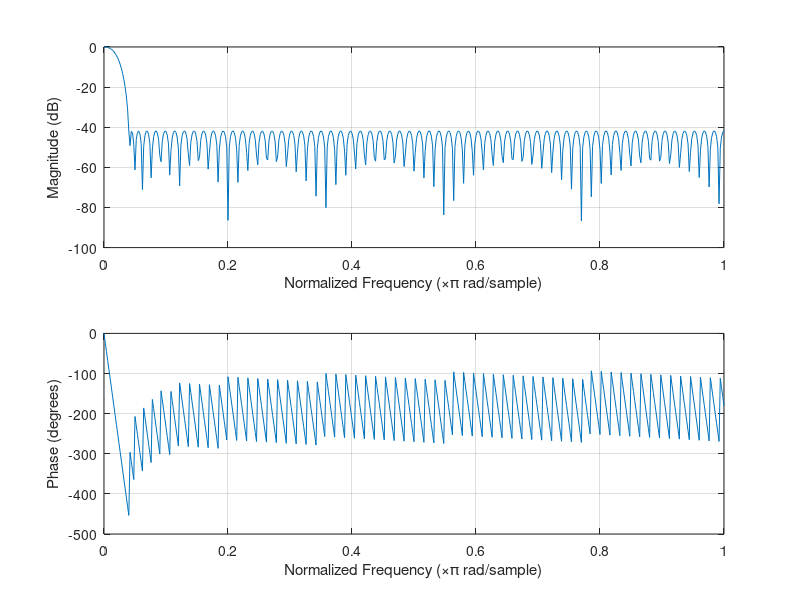
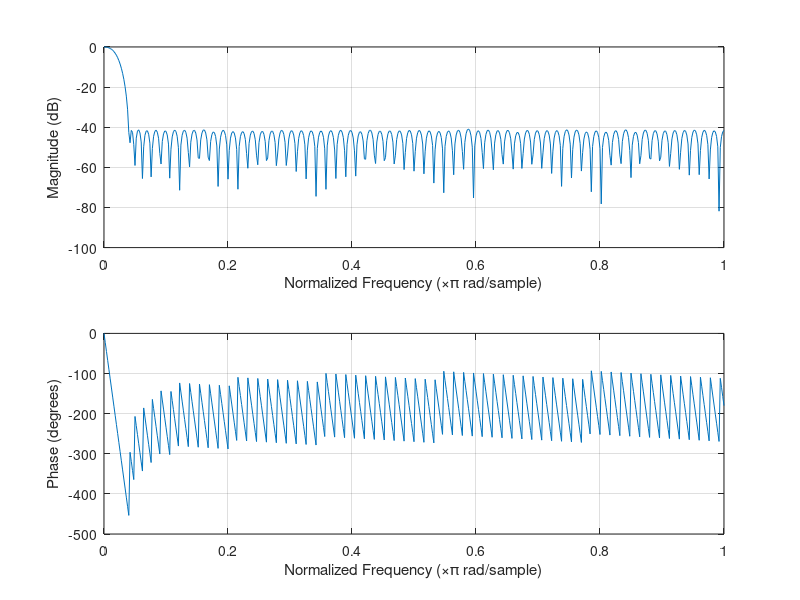
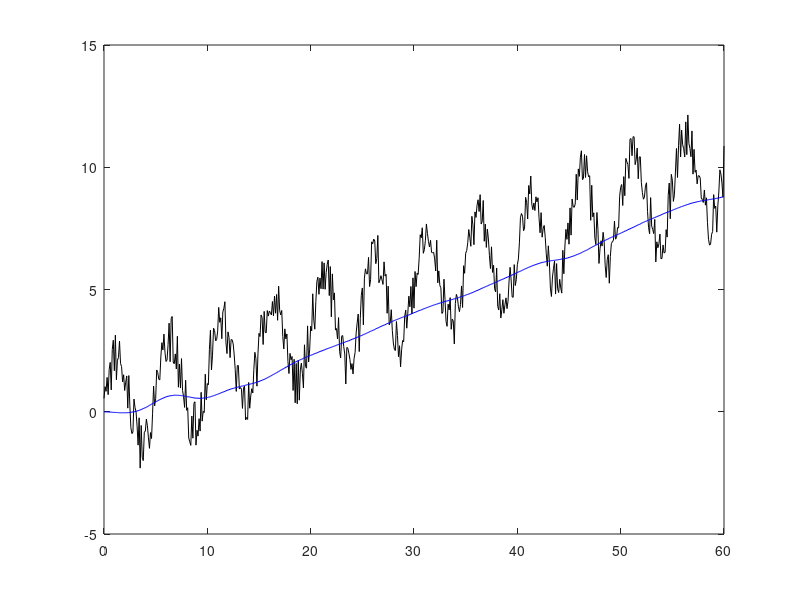

These figures' MATLAB source, in order:


% FIR filter designed with
% http://t-filter.appspot.com
%
% sampling frequency: 10 Hz
%
%* 0 Hz - 0.1 Hz
%  gain = 1
%  desired ripple = 5 dB
%  actual ripple = 4.169952965424239 dB
%
%* 0.2 Hz - 5 Hz
%  gain = 0
%  desired attenuation = -40 dB
%  actual attenuation = -40.01202996688569 dB


close all
clc
format long

h = [ -0.005518034512137216
-0.0010814112228576655
-0.0011715558702631759
-0.0012552710889628567
-0.0013308334353300155
-0.0013967720783365626
-0.0014511208454426885
-0.001491791836425203
-0.0015160592026807025
-0.0015226185203396953
-0.0015085197577844182
-0.0014722040762444061
-0.0014123695184736764
-0.0013265619010405913
-0.001212508065275172
-0.0010684583872677576
-0.0008921788103756073
-0.0006825463717743312
-0.0004387799868456526
-0.00015906757682741153
0.00015944877611416515
0.0005166947881782396
0.0009101913461917016
0.0013468674321911376
0.001821182269630084
0.0023359211799397657
0.00289002069821335
0.0034830014583876875
0.004114140043280624
0.004781943608556381
0.0054864780888605955
0.006223389801475368
0.006993510283712941
0.007793402699866823
0.008619934041613231
0.009471306960631379
0.010344519347966881
0.011235727852504136
0.012141564768453447
0.013058843694340594
0.013983343005131637
0.01491091018305646
0.015837908548011613
0.016759571697504576
0.017671066542843852
0.01856971665908746
0.019449862739335456
0.02030794752010053
0.021139483236666628
0.021940318316778305
0.022706408113284997
0.02343154310727671
0.024122772922803227
0.02475204631049552
0.025343313056079852
0.02588187171722733
0.026360455187262755
0.026778585734640446
0.027136597091489186
0.02743366193275918
0.02766770009312151
0.02783708048802205
0.0279393249242809
0.02797338964909767
0.0279393249242809
0.02783708048802205
0.02766770009312151
0.02743366193275918
0.027136597091489186
0.026778585734640446
0.026360455187262755
0.02588187171722733
0.025343313056079852
0.02475204631049552
0.024122772922803227
0.02343154310727671
0.022706408113284997
0.021940318316778305
0.021139483236666628
0.02030794752010053
0.019449862739335456
0.01856971665908746
0.017671066542843852
0.016759571697504576
0.015837908548011613
0.01491091018305646
0.013983343005131637
0.013058843694340594
0.012141564768453447
0.011235727852504136
0.010344519347966881
0.009471306960631379
0.008619934041613231
0.007793402699866823
0.006993510283712941
0.006223389801475368
0.0054864780888605955
0.004781943608556381
0.004114140043280624
0.0034830014583876875
0.00289002069821335
0.0023359211799397657
0.001821182269630084
0.0013468674321911376
0.0009101913461917016
0.0005166947881782396
0.00015944877611416515
-0.00015906757682741153
-0.0004387799868456526
-0.0006825463717743312
-0.0008921788103756073
-0.0010684583872677576
-0.001212508065275172
-0.0013265619010405913
-0.0014123695184736764
-0.0014722040762444061
-0.0015085197577844182
-0.0015226185203396953
-0.0015160592026807025
-0.001491791836425203
-0.0014511208454426885
-0.0013967720783365626
-0.0013308334353300155
-0.0012552710889628567
-0.0011715558702631759
-0.0010814112228576655
-0.005518034512137216
];

s = sum(h);
freqz(h/s,1,500)
h = floor(h*(2^8-1)/max(h))
figure
divisor = sum(h)
freqz(h/divisor,1,500)

fs = 10;
tf = 60;
N = tf*fs;
t = 0:1/fs:tf;

x = (0:N)*10/N + 2*rand(1,N+1)-1 + 2*sin(2*pi*0.2*t);
y = zeros(N+1,1);

for n = 1:N+1
    for k = 0:length(h)-1
        if (n-k)>0
            y(n) = y(n) + x(n-k)*h(k+1);
        end
    end
end

figure
y = y/sum(h)
erro = x(N)-y(N)

plot(t,x,'k')
hold on
plot(t,y,'b')
